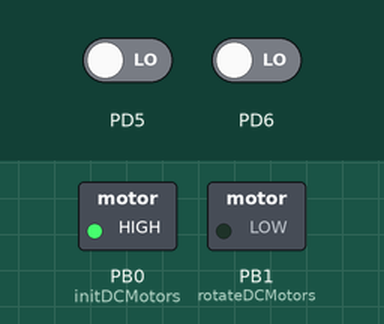
Simulated run of this program. Board: ATmega32, built with avr-gcc and emulated at 16 MHz. Parts: switched loads named in the program (green lamp = pin HIGH). The test bench sets the inputs (shaded band); at power-on: PD5 LOW, PD6 LOW.

Above: at 1.2 s.
1.3 s: PD5 driven HIGH
At 2.5 s:
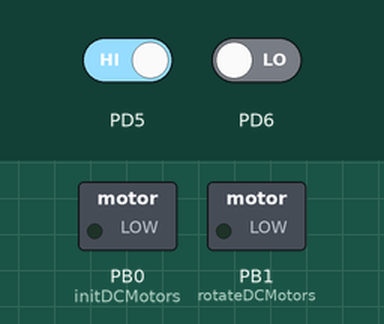
2.8 s: PD6 driven HIGH
At 3.7 s:
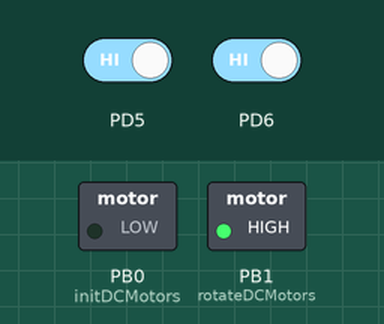
4.3 s: PD6 driven LOW
At 4.9 s:
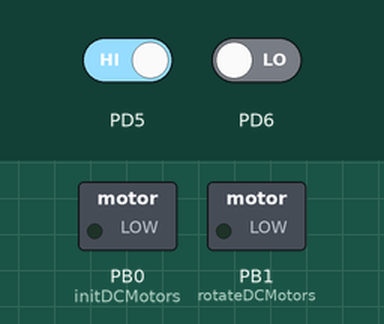
5.8 s: PD5 driven LOW
At 7.2 s:
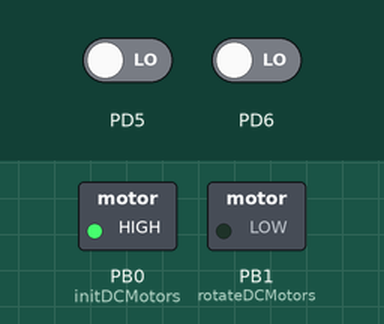
Timing chart, 0 to 8.3 s (numbered marks = the images above; inputs shaded):
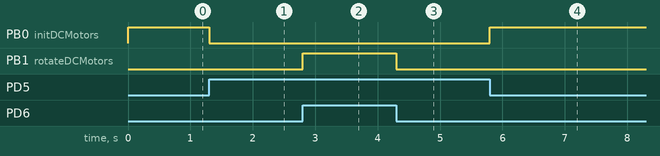

The program:

main.c
```c
/*
 * dasith.c
 *
 * Created: 5/24/2022 2:56:44 AM
 * Author : Dasith
 */

#include <avr/io.h>

#include "dcmotor.h"

int main(void)
{
    initDCMotors();
	while (1)
    {

		if ((PIND & 1 << PD5) && (PIND & 1 << PD6)){ // if both Ir sensor-2,3 are detected pipe
			rotateDCMotors(1);
			while (PIND & (1 << PD6));
		}
		else if (!(PIND & 1 << PD5) && !(PIND & 1 << PD6)){ // else if both Ir sensor-2,3 are not detected pipe
			rotateDCMotors(0);
			while (!(PIND & (1 << PD5)));
		}
		stopDCMotors();
    }
}
```

dcmotor.c
```c
/*
 * dcmotor.h
 *
 * Created: 5/24/2022 2:58:58 AM
 *  Author: Dasith
 */
#define F_CPU 16000000UL
#include "dcmotor.h"

void initDCMotors(){
	DDRB |= (1<<PB0) | (1<<PB1);
}

void rotateDCMotors(int direction)
{
	if (direction != 0)
	{
		// Rotate DC motor Clockwise ?
		PORTB &= ~(1 << PB0);
		PORTB |= (1 << PB1);
	}
	else
	{
		// Else rotate DC motor Counterclockwise
		PORTB |= (1 << PB0);
		PORTB &= ~(1 << PB1);
	}
}

void stopDCMotors()
{
	// stop Rotation DC motor
	PORTB &= ~(1 << PB0);
	PORTB &= ~(1 << PB1);
}
```

dcmotor.h
```c
/*
 * dcmotor.h
 *
 * Created: 5/24/2022 2:59:24 AM
 *  Author: Dasith
 */


#ifndef DCMOTOR_H_
#define DCMOTOR_H_
#define F_CPU 16000000UL
#include <avr/io.h>

void rotateDCMotors(int direction);
void stopDCMotors();
void initDCMotors();

#endif /* DCMOTOR_H_ */
```

Measured:
- after the input at 1.3 s, PB0 (initDCMotors): HIGH → LOW at once
- after the input at 2.8 s, PB1 (rotateDCMotors): LOW → HIGH at once
- after the input at 4.3 s, PB1 (rotateDCMotors): HIGH → LOW at once
- after the input at 5.8 s, PB0 (initDCMotors): LOW → HIGH at once
